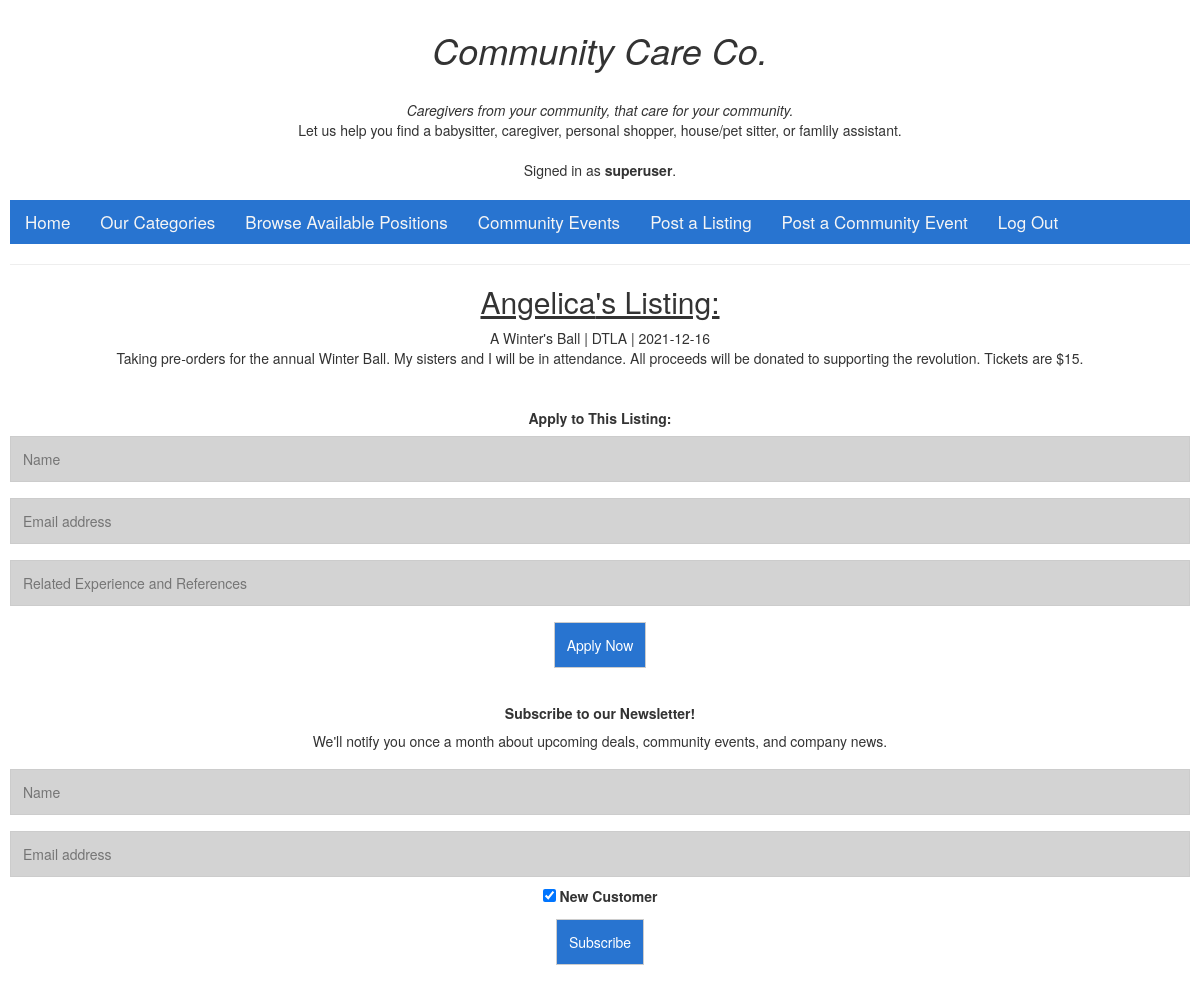
The page /listing/4 (signed in) on the database its author committed.
### avail_listings/models.py (models this page shows, shortened)
class User(AbstractUser):
    pass

class Listing(models.Model):
    user = models.ForeignKey(User, on_delete=models.CASCADE, related_name="listing_owner")
    title = models.CharField(max_length=64)
    location = models.CharField(max_length=30)
    description = models.TextField()
    category = models.CharField(max_length=30)
    dates = models.CharField(max_length=30)
    active = models.BooleanField(default=True)

### avail_listings/views.py (the view)
# urls.py: path("listing/<int:listing_id>", views.listing, name="listing"),
@login_required
def listing(request, listing_id):
    listing = Listing.objects.get(id=listing_id)
    user = request.user
    if listing.user == user:
        owner = True
    else:
        owner = False
    return render(request, "avail_listings/listing.html", {
        'Listing': listing,
        'user': user,
        'owner': owner,
    })

### avail_listings/templates/avail_listings/listing.html (shortened to what this page needs)
{% extends "avail_listings/layout.html" %}
{% load static %}
{% block body %}
    <h2><u>{{ Listing.user }}'s Listing:</u></h2>
    <div>
        <div>
            {{ Listing.title }} | {{ Listing.location }} | {{ Listing.dates }}
            <br>{{ Listing.description }}
        </div><br><br>
        <div id="applications">
            <b>Apply to This Listing:</b>
            <input id="name" type="text" placeholder="Name">
            <input id="newEmail" type="text" placeholder="Email address">
            <input id="description" type="text" placeholder="Related Experience and References">
            <input id="submit" action="submit" type="submit" button onclick="success()" value="Apply Now"></button>
        </div>
    </div>
{% endblock %}

### avail_listings/templates/avail_listings/layout.html (shortened to what this page needs)
{% load static %}
<!DOCTYPE html>
<html lang="en">
    <head>
        <link rel="stylesheet" href="https://stackpath.bootstrapcdn.com/bootstrap/4.4.1/css/bootstrap.min.css">
        <link href="{% static 'avail_listings/styles.css' %}" rel="stylesheet">
        <link rel="stylesheet" href="https://maxcdn.bootstrapcdn.com/bootstrap/3.4.1/css/bootstrap.min.css">
    </head>
    <body>
        <h1>Community Care Co.</h1>
        <br><i>Caregivers from your community, that care for your community.</i>
        <br>Let us help you find a babysitter, caregiver, personal shopper, house/pet sitter, or famlily assistant.
        <div><br>
            {% if user.is_authenticated %}
                Signed in as <strong>{{ user.username }}</strong>.
            {% else %}
                <b>Not signed in.</b>
            {% endif %}
        </div>
        <br>
        <div class="nav">
            <ul class="nav">
                <li class="nav-item">
                    <a class="nav-link" href="{% url 'index' %}">Home</a>
                </li>
                <li class="nav-item">
                    <a class="nav-link" href="{% url 'categories' %}">Our Categories</a>
                </li>
                <li class="nav-item">
                    <a class="nav-link" href="{% url 'index' %}">Browse Available Positions</a>
                </li>
                <li class="nav-item">
                        <a class="nav-link" href="{% url 'events' %}">Community Events</a>
                </li>
                {% if user.is_authenticated %}
                    <li class="nav-item">
                        <a class="nav-link" href="{% url 'create_listing' %}">Post a Listing</a>
                    </li>
                    <li class="nav-item">
                        <a class="nav-link" href="{% url 'create_event' %}">Post a Community Event</a>
                    </li>
                    <li class="nav-item">
                        <a class="nav-link" href="{% url 'logout' %}">Log Out</a>
                    </li>
                {% endif %}
            </ul>
        </div>
        <hr>
        {% block body %}
        {% endblock %}
        <div><br>
            <footer>
                <h5><b>Subscribe to our Newsletter!</b></h5>
                <p>We'll notify you once a month about upcoming deals, community events, and company news.</p>
                <form>
                    <div id="subscriptions">
                        <input id="name" type="text" placeholder="Name">
                        <input id="newEmail" type="text" placeholder="Email address">
                        <div>
                            <label>
                                <input type="checkbox" checked="checked" name="subscribe"> New Customer
                            </label>
                        </div>
                        <input id="submit" action="submit" type="submit" button onclick="success()" value="Subscribe"></button>
                    </div>
                </form>
            </footer>
        </div>
    </body>
</html>

### avail_listings/static/avail_listings/styles.css (style rules this page uses)
h1 { text-align: center; font-style: italic; }
body { text-align: center; padding: 10px; color: black; background-color:lightslategray; }
.nav { color: whitesmoke; background-color: rgb(40, 116, 208); text-align: center; }
.nav a { font-style: bold; font-size: 17px; text-align: center; background-color: rgb(40, 116, 208); padding: 14px 16px; color: whitesmoke; }
input[type=text], input[type=submit] { width: 100%; padding: 12px; margin: 8px 0; border: 1px solid #ccc; box-sizing: border-box; text-align: left; background-color: lightgrey; }
input[type=submit] { width: 50%; background-color: rgb(40, 116, 208); color: white; border: none; text-align: center; }
.nav ul { list-style: none; text-align: center; }
.nav ul li { display: inline-block; }
.applications input[type=text], input[type=submit] { width: auto; padding: 12px; margin: 8px 0; border: 1px solid #ccc; box-sizing: border-box; text-align: left; background-color: rgb(40, 116, 208); color: white; }

### rows shown on the page
User: username "superuser"
Listing: user "Angelica", title "A Winter's Ball", location "DTLA", dates "2021-12-16", description "Taking pre-orders for the annual Winter Ball. My sisters and I will be in attendance. All proceeds will be donated to supporting the revolution. Tickets are $15."
